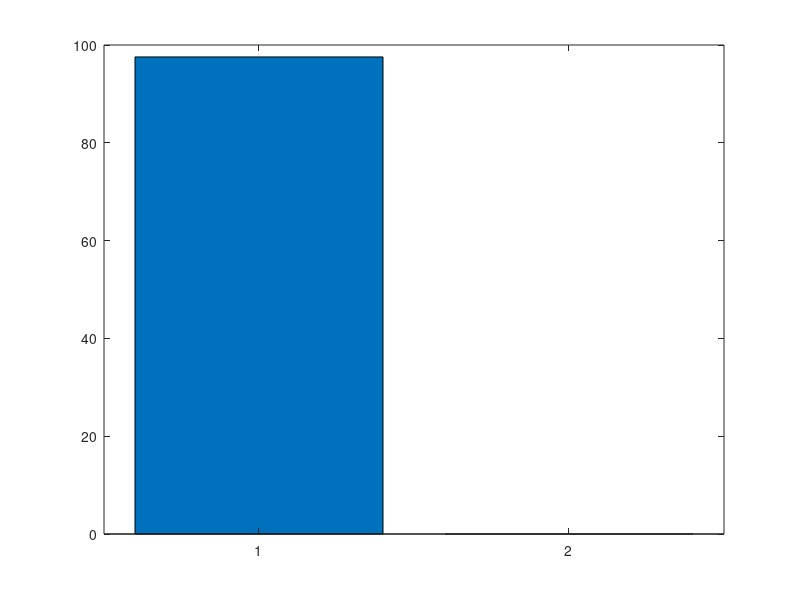
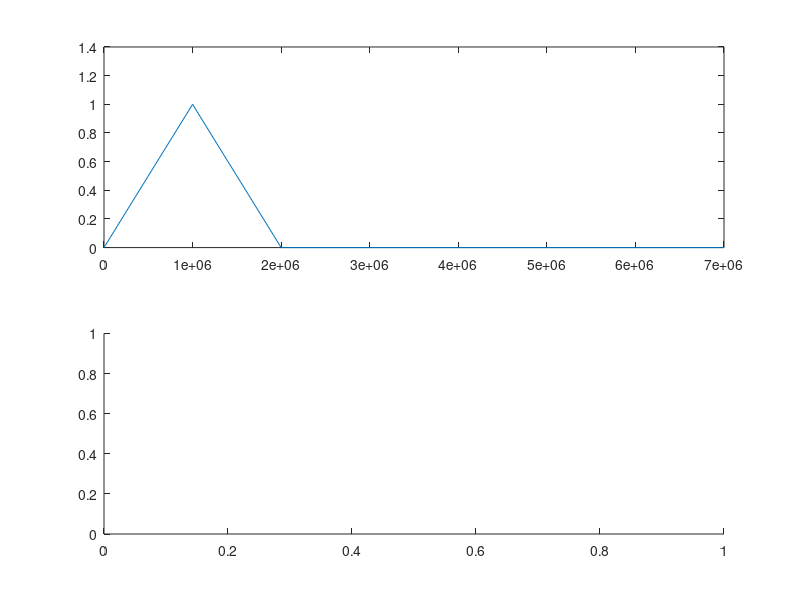

Recreate these plots in MATLAB, in order. (Note: this script raises an error after producing the figures.)
A = 1;
bits = 16;
fs = 16e6;
fin=1e6;
N=16;
N1=64
k1=fin*N1/fs;
k=fin*N/fs;
LSB=2/(2^(bits-1));
n=0:N-1;
n1=0:N1-1;
x=A*sin(2*pi*fin*n/fs);
x1=A*sin(2*pi*fin*n/fs);
x=round(x/LSB)*LSB;
x1=round(x1/LSB)*LSB;
s=abs(fft(x));
s1=abs(fft(x1));
s=s(1:end/2)/N*2;%this normalise will give the correct amplitude
s1=s1(1:end/2)/N1*2;
sigbin=1+k;%1+cylce
sigbin1=1+k1;
noise=[s(1:sigbin-1),s(sigbin+1:end)];
noise1=[s1(1:sigbin1),s1(sigbin1+1:end)];
snr=10*log10(s(sigbin)^2 / sum(noise.^2));
snr1=10*log10(s(sigbin1)^2 / sum(noise1.^2));
bar([snr,snr1]);
display(snr);
display(snr1);
f=[0:N/2-1]/N*fs;
f1=[0:N1/2-1]/N1*fs;
figure;
subplot(2,1,1);
plot(f,s);
subplot(2,1,2);
plot(f1,s1);
